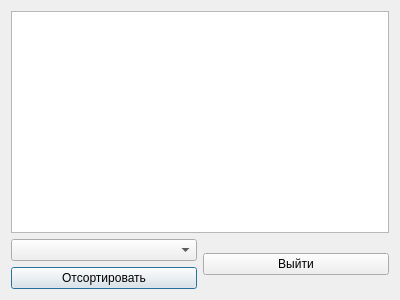
<?xml version="1.0" encoding="UTF-8"?>
<ui version="4.0">
 <class>workerWind</class>
 <widget class="QDialog" name="workerWind">
  <property name="geometry">
   <rect>
    <x>0</x>
    <y>0</y>
    <width>400</width>
    <height>300</height>
   </rect>
  </property>
  <property name="windowTitle">
   <string>Dialog</string>
  </property>
  <layout class="QGridLayout" name="gridLayout">
   <item row="0" column="0" colspan="2">
    <widget class="QTableView" name="tableView">
     <property name="editTriggers">
      <set>QAbstractItemView::NoEditTriggers</set>
     </property>
    </widget>
   </item>
   <item row="1" column="0">
    <layout class="QVBoxLayout" name="verticalLayout">
     <item>
      <widget class="QComboBox" name="comboBox"/>
     </item>
     <item>
      <widget class="QPushButton" name="Sort">
       <property name="text">
        <string>Отсортировать</string>
       </property>
      </widget>
     </item>
    </layout>
   </item>
   <item row="1" column="1">
    <widget class="QPushButton" name="Exit">
     <property name="text">
      <string>Выйти</string>
     </property>
    </widget>
   </item>
  </layout>
 </widget>
 <resources/>
 <connections/>
</ui>
